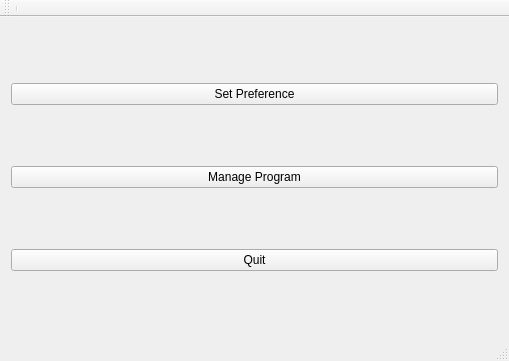
<?xml version="1.0" encoding="UTF-8"?>
<ui version="4.0">
 <class>MainWindow</class>
 <widget class="QMainWindow" name="MainWindow">
  <property name="geometry">
   <rect>
    <x>0</x>
    <y>0</y>
    <width>509</width>
    <height>361</height>
   </rect>
  </property>
  <property name="windowTitle">
   <string>MainWindow</string>
  </property>
  <widget class="QWidget" name="centralWidget">
   <layout class="QVBoxLayout" name="verticalLayout">
    <item>
     <widget class="QPushButton" name="pushButton_2">
      <property name="text">
       <string>Set Preference</string>
      </property>
     </widget>
    </item>
    <item>
     <widget class="QPushButton" name="manageProg">
      <property name="text">
       <string>Manage Program</string>
      </property>
     </widget>
    </item>
    <item>
     <widget class="QPushButton" name="pushButton_3">
      <property name="text">
       <string>Quit</string>
      </property>
     </widget>
    </item>
   </layout>
  </widget>
  <widget class="QToolBar" name="mainToolBar">
   <attribute name="toolBarArea">
    <enum>TopToolBarArea</enum>
   </attribute>
   <attribute name="toolBarBreak">
    <bool>true</bool>
   </attribute>
   <addaction name="separator"/>
  </widget>
  <widget class="QStatusBar" name="statusBar"/>
 </widget>
 <layoutdefault spacing="6" margin="11"/>
 <tabstops>
  <tabstop>manageProg</tabstop>
  <tabstop>pushButton_2</tabstop>
  <tabstop>pushButton_3</tabstop>
 </tabstops>
 <resources/>
 <connections/>
</ui>
